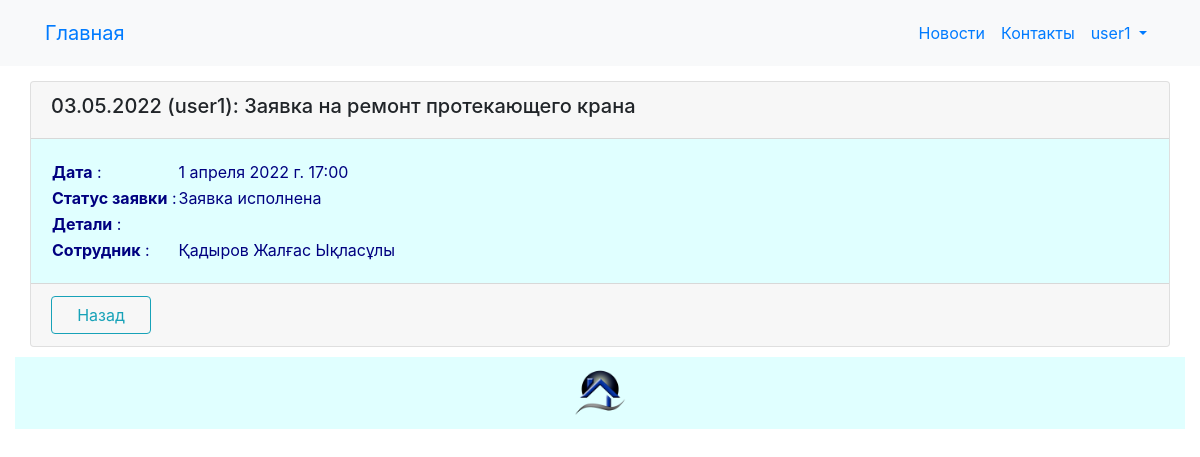
Screenshot of /movement/read/2/1/ (signed in) with the database file from the repository.
### orlov/models.py (models this page shows, shortened)
class Movement(models.Model):
    application = models.ForeignKey(Application, related_name='movement_application', on_delete=models.CASCADE)
    datem = models.DateTimeField(_('datem'))
    status = models.CharField(_('movement_status'), max_length=128)
    details = models.TextField(_('movement_details'), blank=True, null=True)
    employee = models.ForeignKey(Employee, related_name='movement_employee', on_delete=models.CASCADE)
    class Meta:
        db_table = 'movement'
        indexes = [
            models.Index(fields=['application']),
            models.Index(fields=['datem']),
            models.Index(fields=['employee']),
        ]
        ordering = ['datem']

class Application(models.Model):
    datea = models.DateTimeField(_('datea'), auto_now_add=True)
    user = models.ForeignKey(User, related_name='application_user', on_delete=models.CASCADE)
    title = models.CharField(_('application_title'), max_length=255)
    details = models.TextField(_('application_details'))
    class Meta:
        db_table = 'application'
        indexes = [
            models.Index(fields=['datea']),
            models.Index(fields=['user']),
        ]
        ordering = ['datea']
    def __str__(self):
        return "{} ({}): {}".format(self.datea.strftime('%d.%m.%Y'), self.user, self.title)

class Employee(models.Model):
    SEX_CHOICES = (
        ('М','М'),
        ('Ж', 'Ж'),
    )
    surname = models.CharField(_('surname'), max_length=64)
    name = models.CharField(_('name'), max_length=64)
    patronymic = models.CharField(_('patronymic'), max_length=64, blank=True, null=True)
    sex = models.CharField(_('sex'), max_length=1, choices=SEX_CHOICES, default='М')
    birthday = models.DateTimeField(_('birthday'))
    address = models.CharField(_('address'), max_length=128, blank=True, null=True)
    phone = models.CharField(_('phone'), max_length=128, blank=True, null=True)
    position = models.ForeignKey(Position, related_name='employee_position', on_delete=models.CASCADE)
    class Meta:
        db_table = 'employee'
        indexes = [
            models.Index(fields=['surname']),
            models.Index(fields=['name']),
            models.Index(fields=['patronymic']),
            models.Index(fields=['position']),
        ]
        ordering = ['surname', 'name', 'patronymic']
    def __str__(self):
        return "{} {} {}".format(self.surname, self.name, self.patronymic)

### orlov/views.py (the view)
# urls.py: path('movement/read/<int:id>/<int:application_id>/', views.movement_read, name='movement_read'),
@login_required
def movement_read(request, id, application_id):
    try:
        movement = Movement.objects.get(id=id)
        return render(request, "movement/read.html", {"movement": movement, "application_id": application_id})
    except Movement.DoesNotExist:
        return HttpResponseNotFound("<h2>Movement not found</h2>")

### templates/movement/read.html (shortened to what this page needs)
{% extends "base.html" %}
{% load i18n %}
{% block content %}
<div class="row justify-content-center">
	<div class="card" style="width:100%">
		<div class="card-header">
			<h5>{{ movement.application }}</h5>
		</div>
		<div class="card-body">
			<table>
				<tr>
					<td><strong>{% trans "datem" %}</strong>&nbsp:</td>
					<td>{{ movement.datem }}</td>
				</tr>
				<tr>
					<td><strong>{% trans "status" %}</strong>&nbsp:</td>
					<td>{{ movement.status }}</td>
				</tr>
				<tr>
					<td><strong>{% trans "details" %}</strong>&nbsp:</td>
					<td>{{ movement.details }}</td>
				</tr>
				<tr>
					<td><strong>{% trans "employee" %}</strong>&nbsp:</td>
					<td>{{ movement.employee }}</td>
				</tr>
			</table>
		</div>
		<div class="card-footer text-muted">
			<a class="btn btn-outline-info" style="width:100px" href="{% url 'movement_index' application_id  %}">{% trans "Back" %}</a>
		</div>
	</div>
</div>
{% endblock content %}

### templates/base.html (shortened to what this page needs)
<!DOCTYPE html>
{% load static %}
{% load i18n %}
<html>
<head>
	<link rel="stylesheet" href="{% static 'css/styles.css' %}" />
	<link rel="stylesheet" href="https://maxcdn.bootstrapcdn.com/bootstrap/4.0.0/css/bootstrap.min.css">
	<link rel="stylesheet" href="{% static 'css/choosen.css' %}" />
</head>
	<nav class="navbar navbar-expand-sm bg-light">
		<div class="container">
			<a class="navbar-brand" href="{{ HTTP_HOST }}/">{% trans "Home" %}</a>
			<div class="collapse navbar-collapse" id="mainMenu">
				<ul class="navbar-nav ml-auto">
					<li class="nav-item">
						<a class="nav-link" href="{% url 'news_list' %}">{% trans "newss" %}</a>
					</li>
					<li class="nav-item">
						<a class="nav-link" href="{% url 'contact' %}">{% trans "contacts" %}</a>
					</li>
					{% if user.is_authenticated %}
						<li class="nav-item dropdown">
							<a class="nav-link dropdown-toggle" href="#" id="userMenu" data-toggle="dropdown" aria-haspopup="true" aria-expanded="false">
							{{ user.username }}
							</a>
						</li>
					{% else %}
						<form class="form-inline ml-auto">
							<a href="{% url 'login' %}" class="btn btn-outline-secondary">{% trans "Log In" %}</a>
							<a href="{% url 'signup' %}" class="btn btn-primary ml-2">{% trans "Sign up" %}</a>
						</form>
					{% endif %}
						{% get_current_language as LANGUAGE_CODE %}
						{% get_available_languages as LANGUAGES %}
						{% get_language_info_list for LANGUAGES as languages %}
				</ul>
			</div>
		</div>
	</nav>
<body>
	<div class="container">
		{% block content%}{% endblock content %}
	</div>
</body>
<footer class="container-fluid text-center bg-lightgray">
	<div class="copyrights">
		<img src="{% static 'images/logo.png' %}" alt="logo" style="height:72px; width: 72px; padding: 10px;">
	</div>
</footer>
<link rel="stylesheet" href="https://cdn.datatables.net/1.11.2/css/jquery.dataTables.min.css">
</html>

### static/css/styles.css (style rules this page uses)
body { font-family: Geneva, Arial, Helvetica, sans-serif; }
.container { padding: 5px; }
.container-fluid { padding: 5px; }
p, ul,li, label { color: navy; }
h1, h2, h3, h4, h5, h6 { color: navy; }
.copyrights { background-color: lightcyan; }
.card { margin-top: 10px; background-color: lightcyan; }
.card-body { background-color: lightcyan; }
table { color: navy; }
#footer h1, p, ul,li { color: navy; }

### rows the page displays
Movement: application "03.05.2022 (user1): Заявка на ремонт протекающего крана", datem "1 апреля 2022 г. 17:00", status "Заявка исполнена", employee "Қадыров Жалғас Ықласұлы"

### other values shown
{{ user.username }} "user1"
